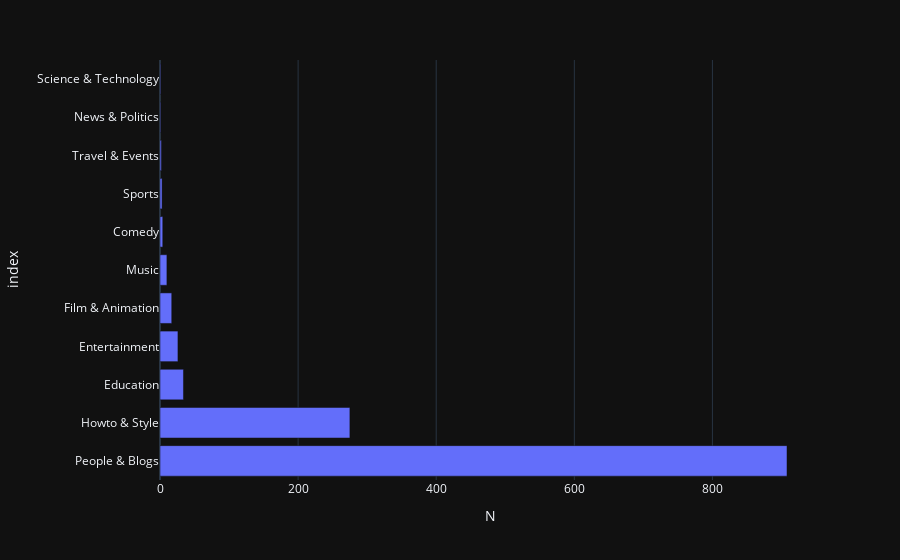

The notebook cell this image was saved under:
### Code cell
# 17 Частотный график появления категорий

px.bar(freq_table, freq_table['N'])

### Figure 1 — Plotly figure (JSON) as saved in the notebook; plotly's stock layout.template omitted (floating-point values rounded to 4 significant figures)
{"data": [{"alignmentgroup": "True", "hovertemplate": "N=%{x}<br>index=%{y}<extra></extra>", "legendgroup": "", "marker": {"color": "#636efa", "pattern": {"shape": ""}}, "name": "", "offsetgroup": "", "orientation": "h", "showlegend": false, "textposition": "auto", "x": [908, 275, 34, 26, 17, 10, 4, 3, 2, 1, 1], "xaxis": "x", "y": ["People & Blogs", "Howto & Style", "Education", "Entertainment", "Film & Animation", "Music", "Comedy", "Sports", "Travel & Events", "News & Politics", "Science & Technology"], "yaxis": "y", "type": "bar"}], "layout": {"xaxis": {"anchor": "y", "domain": [0.0, 1.0], "title": {"text": "N"}}, "yaxis": {"anchor": "x", "domain": [0.0, 1.0], "title": {"text": "index"}}, "legend": {"tracegroupgap": 0}, "margin": {"t": 60}, "barmode": "relative"}}
